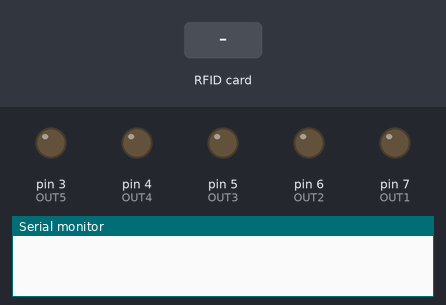
Recording of a sketch running on a simulated Arduino Uno, built with avr-gcc and run on an emulated ATmega328P. On the bench: output pins drawn as LEDs (lit = HIGH), the last lines printed to the serial monitor. Dashed ring = blinking. Inputs (shaded band) come from the test bench. Pins used as bus, display or sensor lines are not drawn.

Above: at 1.2 s.
1.3 s: RFID card 30 98 34 C9 held to the reader
At 3.2 s:
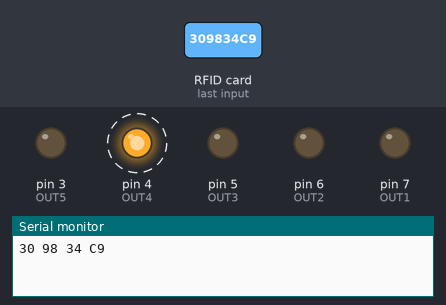
7.3 s: RFID card 30 BE 34 C9 held to the reader
At 8.7 s:
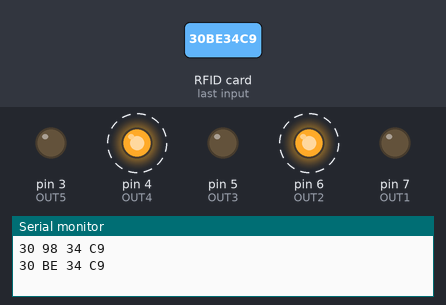
10.3 s: RFID card 04 BA C3 1A held to the reader
At 14.4 s:
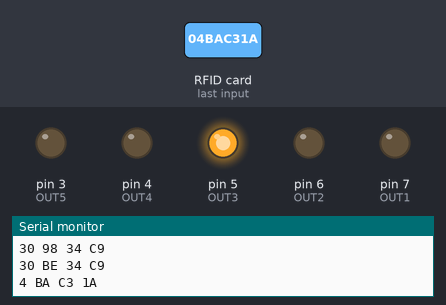
Timing chart, 0 to 19.3 s (numbered marks = the images above; inputs shaded):
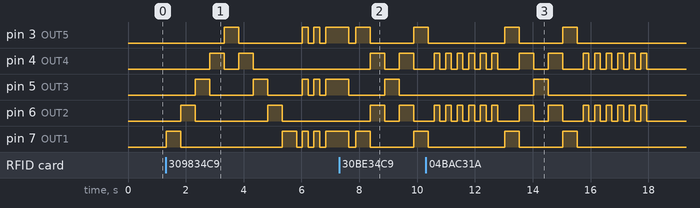

Measured:
- after the input at 1.3 s, pin 3 (OUT5): goes HIGH 0.50 s, LOW 2.2 s, HIGH 0.20 s, LOW 0.20 s, HIGH 0.20 s, LOW 0.20 s, then HIGH, starting after 2.0 s; pin 4 (OUT4): alternates HIGH for 0.50 s and LOW for 0.50 s, 4 changes in all, then stays LOW, starting after 1.5 s
- after the input at 7.3 s, pin 4 (OUT4), pin 6 (OUT2): alternates HIGH for 0.50 s and LOW for 0.50 s, starting after 1.1 s
- after the input at 10.3 s, pin 5 (OUT3): LOW → HIGH after 3.7 s, → LOW 0.50 s later

The sketch:

3x3x3_LED_CUBE.ino
```cpp
#include <SPI.h>
#include <MFRC522.h>
#define SS_PIN 10
#define RST_PIN 9
MFRC522 mfrc522(SS_PIN, RST_PIN);
MFRC522::MIFARE_Key key;
byte nuidPICC[4];
#define OUT1   7
#define OUT2   6
#define OUT3   5
#define OUT4   4
#define OUT5   3
long last;
byte RFID2[4]={0x30, 0x98, 0x34, 0xC9};
byte RFID3[4]={0x30, 0xBE, 0x34, 0xC9};
byte RFID4[4]={0x04, 0xBA, 0xC3, 0x1A};
byte RFID5[4]={0x04, 0xAA, 0xC3, 0x1A};
byte RFID6[4]={0x04, 0x35, 0xDC, 0x1A};
byte RFID7[4]={0x04, 0xB2, 0xC3, 0x1A};
void setup() {
  Serial.begin(9600);
  SPI.begin();
  mfrc522.PCD_Init();
  for (byte i = 0; i < 6; i++) {
    key.keyByte[i] = 0xFF;
  }
  pinMode(OUT1, OUTPUT);
  pinMode(OUT2, OUTPUT);
  pinMode(OUT3, OUTPUT);
  pinMode(OUT4, OUTPUT);
  pinMode(OUT5, OUTPUT);
  digitalWrite(OUT1, LOW);
  digitalWrite(OUT2, LOW);
  digitalWrite(OUT3, LOW);
  digitalWrite(OUT4, LOW);
  digitalWrite(OUT5, LOW);


}

void loop() {

    if ( ! mfrc522.PICC_IsNewCardPresent()
         || ! mfrc522.PICC_ReadCardSerial() ) {
        delay(50);
        if(millis()-last >200)
        {
            digitalWrite(OUT1, LOW);
            digitalWrite(OUT2, LOW);
            digitalWrite(OUT3, LOW);
            digitalWrite(OUT4, LOW);
            digitalWrite(OUT5, LOW);

        }
        return;
    }
    last=millis();

    for(int i=0;i<4;i++)
    {
        Serial.print(mfrc522.uid.uidByte[i],HEX);
        Serial.print(' ');
    }
    Serial.println();
  if (mfrc522.uid.uidByte[0] == RFID2[0] &&
    mfrc522.uid.uidByte[1] == RFID2[1] &&
    mfrc522.uid.uidByte[2] == RFID2[2] &&
    mfrc522.uid.uidByte[3] == RFID2[3]
    ) {
    digitalWrite(OUT1, HIGH);
    digitalWrite(OUT2, LOW);
    digitalWrite(OUT3, LOW);
    digitalWrite(OUT4, LOW);
    digitalWrite(OUT5, LOW);
    delay(500);
    digitalWrite(OUT1, LOW);
    digitalWrite(OUT2, HIGH);
    digitalWrite(OUT3, LOW);
    digitalWrite(OUT4, LOW);
    digitalWrite(OUT5, LOW);
    delay(500);
    digitalWrite(OUT1, LOW);
    digitalWrite(OUT2, LOW);
    digitalWrite(OUT3, HIGH);
    digitalWrite(OUT4, LOW);
    digitalWrite(OUT5, LOW);
    delay(500);
    digitalWrite(OUT1, LOW);
    digitalWrite(OUT2, LOW);
    digitalWrite(OUT3, LOW);
    digitalWrite(OUT4, HIGH);
    digitalWrite(OUT5, LOW);
    delay(500);
    digitalWrite(OUT1, LOW);
    digitalWrite(OUT2, LOW);
    digitalWrite(OUT3, LOW);
    digitalWrite(OUT4, LOW);
    digitalWrite(OUT5, HIGH);
    delay(500);
    digitalWrite(OUT1, LOW);
    digitalWrite(OUT2, LOW);
    digitalWrite(OUT3, LOW);
    digitalWrite(OUT4, HIGH);
    digitalWrite(OUT5, LOW);
    delay(500);
    digitalWrite(OUT1, LOW);
    digitalWrite(OUT2, LOW);
    digitalWrite(OUT3, HIGH);
    digitalWrite(OUT4, LOW);
    digitalWrite(OUT5, LOW);
    delay(500);
    digitalWrite(OUT1, LOW);
    digitalWrite(OUT2, HIGH);
    digitalWrite(OUT3, LOW);
    digitalWrite(OUT4, LOW);
    digitalWrite(OUT5, LOW);
    delay(500);
    digitalWrite(OUT1, HIGH);
    digitalWrite(OUT2, LOW);
    digitalWrite(OUT3, LOW);
    digitalWrite(OUT4, LOW);
    digitalWrite(OUT5, LOW);
    delay(500);
    digitalWrite(OUT1, LOW);
    digitalWrite(OUT2, LOW);
    digitalWrite(OUT3, LOW);
    digitalWrite(OUT4, LOW);
    digitalWrite(OUT5, LOW);
    delay(200);
    digitalWrite(OUT1, HIGH);
    digitalWrite(OUT2, LOW);
    digitalWrite(OUT3, HIGH);
    digitalWrite(OUT4, LOW);
    digitalWrite(OUT5, HIGH);
    delay(200);
    digitalWrite(OUT1, LOW);
    digitalWrite(OUT2, LOW);
    digitalWrite(OUT3, LOW);
    digitalWrite(OUT4, LOW);
    digitalWrite(OUT5, LOW);
    delay(200);
    digitalWrite(OUT1, HIGH);
    digitalWrite(OUT2, LOW);
    digitalWrite(OUT3, HIGH);
    digitalWrite(OUT4, LOW);
    digitalWrite(OUT5, HIGH);
    delay(200);
    digitalWrite(OUT1, LOW);
    digitalWrite(OUT2, LOW);
    digitalWrite(OUT3, LOW);
    digitalWrite(OUT4, LOW);
    digitalWrite(OUT5, LOW);
    delay(200);
    digitalWrite(OUT1, HIGH);
    digitalWrite(OUT2, LOW);
    digitalWrite(OUT3, HIGH);
    digitalWrite(OUT4, LOW);
    digitalWrite(OUT5, HIGH);
    delay(200);
    digitalWrite(OUT1, HIGH);
    digitalWrite(OUT2, LOW);
    digitalWrite(OUT3, HIGH);
    digitalWrite(OUT4, LOW);
    digitalWrite(OUT5, HIGH);
    delay(200);
    digitalWrite(OUT1, HIGH);
    digitalWrite(OUT2, LOW);
    digitalWrite(OUT3, HIGH);
    digitalWrite(OUT4, LOW);
    digitalWrite(OUT5, HIGH);
    delay(200);
    digitalWrite(OUT1, HIGH);
    digitalWrite(OUT2, LOW);
    digitalWrite(OUT3, HIGH);
    digitalWrite(OUT4, LOW);
    digitalWrite(OUT5, HIGH);
    delay(200);
    digitalWrite(OUT1, LOW);
    digitalWrite(OUT2, LOW);
    digitalWrite(OUT3, LOW);
    digitalWrite(OUT4, LOW);
    digitalWrite(OUT5, LOW);
    delay(200);
  }
 else if ((mfrc522.uid.uidByte[0] == RFID3[0] &&
   mfrc522.uid.uidByte[1] == RFID3[1] &&
    mfrc522.uid.uidByte[2] == RFID3[2] &&
    mfrc522.uid.uidByte[3] == RFID3[3])||
    (mfrc522.uid.uidByte[0] == RFID4[0] &&
   mfrc522.uid.uidByte[1] == RFID4[1] &&
    mfrc522.uid.uidByte[2] == RFID4[2] &&
    mfrc522.uid.uidByte[3] == RFID4[3])
    ) {
    digitalWrite(OUT1, HIGH);
    digitalWrite(OUT2, LOW);
    digitalWrite(OUT3, LOW);
    digitalWrite(OUT4, LOW);
    digitalWrite(OUT5, HIGH);
    delay(500);
    digitalWrite(OUT1, LOW);
    digitalWrite(OUT2, HIGH);
    digitalWrite(OUT3, LOW);
    digitalWrite(OUT4, HIGH);
    digitalWrite(OUT5, LOW);
    delay(500);
    digitalWrite(OUT1, LOW);
    digitalWrite(OUT2, LOW);
    digitalWrite(OUT3, HIGH);
    digitalWrite(OUT4, LOW);
    digitalWrite(OUT5, LOW);
    delay(500);
    digitalWrite(OUT1, LOW);
    digitalWrite(OUT2, HIGH);
    digitalWrite(OUT3, LOW);
    digitalWrite(OUT4, HIGH);
    digitalWrite(OUT5, LOW);
    delay(500);
    digitalWrite(OUT1, HIGH);
    digitalWrite(OUT2, LOW);
    digitalWrite(OUT3, LOW);
    digitalWrite(OUT4, LOW);
    digitalWrite(OUT5, HIGH);
    delay(500);
    digitalWrite(OUT1, LOW);
    digitalWrite(OUT2, LOW);
    digitalWrite(OUT3, LOW);
    digitalWrite(OUT4, LOW);
    digitalWrite(OUT5, LOW);
    delay(200);
    digitalWrite(OUT1, LOW);
    digitalWrite(OUT2, HIGH);
    digitalWrite(OUT3, LOW);
    digitalWrite(OUT4, HIGH);
    digitalWrite(OUT5, LOW);
    delay(200);
    digitalWrite(OUT1, LOW);
    digitalWrite(OUT2, LOW);
    digitalWrite(OUT3, LOW);
    digitalWrite(OUT4, LOW);
    digitalWrite(OUT5, LOW);
    delay(200);
    digitalWrite(OUT1, LOW);
    digitalWrite(OUT2, HIGH);
    digitalWrite(OUT3, LOW);
    digitalWrite(OUT4, HIGH);
    digitalWrite(OUT5, LOW);
    delay(200);
    digitalWrite(OUT1, LOW);
    digitalWrite(OUT2, LOW);
    digitalWrite(OUT3, LOW);
    digitalWrite(OUT4, LOW);
    digitalWrite(OUT5, LOW);
    delay(200);
    digitalWrite(OUT1, LOW);
    digitalWrite(OUT2, HIGH);
    digitalWrite(OUT3, LOW);
    digitalWrite(OUT4, HIGH);
    digitalWrite(OUT5, LOW);
    delay(200);
    digitalWrite(OUT1, LOW);
    digitalWrite(OUT2, LOW);
    digitalWrite(OUT3, LOW);
    digitalWrite(OUT4, LOW);
    digitalWrite(OUT5, LOW);
    delay(200);
    digitalWrite(OUT1, LOW);
    digitalWrite(OUT2, HIGH);
    digitalWrite(OUT3, LOW);
    digitalWrite(OUT4, HIGH);
    digitalWrite(OUT5, LOW);
    delay(200);
    digitalWrite(OUT1, LOW);
    digitalWrite(OUT2, LOW);
    digitalWrite(OUT3, LOW);
    digitalWrite(OUT4, LOW);
    digitalWrite(OUT5, LOW);
    delay(200);
    digitalWrite(OUT1, LOW);
    digitalWrite(OUT2, HIGH);
    digitalWrite(OUT3, LOW);
    digitalWrite(OUT4, HIGH);
    digitalWrite(OUT5, LOW);
    delay(200);
    digitalWrite(OUT1, LOW);
    digitalWrite(OUT2, LOW);
    digitalWrite(OUT3, LOW);
    digitalWrite(OUT4, LOW);
    digitalWrite(OUT5, LOW);
    delay(200);
    digitalWrite(OUT1, LOW);
    digitalWrite(OUT2, HIGH);
    digitalWrite(OUT3, LOW);
    digitalWrite(OUT4, HIGH);
    digitalWrite(OUT5, LOW);
    delay(200);
    digitalWrite(OUT1, LOW);
    digitalWrite(OUT2, LOW);
    digitalWrite(OUT3, LOW);
    digitalWrite(OUT4, LOW);
    digitalWrite(OUT5, LOW);
    delay(200);
    }
  else if(
    (mfrc522.uid.uidByte[0] == RFID5[0] &&
   mfrc522.uid.uidByte[1] == RFID5[1] &&
    mfrc522.uid.uidByte[2] == RFID5[2] &&
    mfrc522.uid.uidByte[3] == RFID5[3])||
    (mfrc522.uid.uidByte[0] == RFID6[0] &&
   mfrc522.uid.uidByte[1] == RFID6[1] &&
    mfrc522.uid.uidByte[2] == RFID6[2] &&
    mfrc522.uid.uidByte[3] == RFID6[3])||
    (mfrc522.uid.uidByte[0] == RFID7[0] &&
   mfrc522.uid.uidByte[1] == RFID7[1] &&
    mfrc522.uid.uidByte[2] == RFID7[2] &&
    mfrc522.uid.uidByte[3] == RFID7[3]))
    {
    digitalWrite(OUT1, HIGH);
    digitalWrite(OUT2, LOW);
    digitalWrite(OUT3, LOW);
    digitalWrite(OUT4, LOW);
    digitalWrite(OUT5, LOW);
    delay(500);
    digitalWrite(OUT1, HIGH);
    digitalWrite(OUT2, HIGH);
    digitalWrite(OUT3, LOW);
    digitalWrite(OUT4, LOW);
    digitalWrite(OUT5, LOW);
    delay(500);
    digitalWrite(OUT1, HIGH);
    digitalWrite(OUT2, HIGH);
    digitalWrite(OUT3, HIGH);
    digitalWrite(OUT4, LOW);
    digitalWrite(OUT5, LOW);
    delay(500);
    digitalWrite(OUT1, HIGH);
    digitalWrite(OUT2, HIGH);
    digitalWrite(OUT3, HIGH);
    digitalWrite(OUT4, HIGH);
    digitalWrite(OUT5, LOW);
    delay(500);
    digitalWrite(OUT1, HIGH);
    digitalWrite(OUT2, HIGH);
    digitalWrite(OUT3, HIGH);
    digitalWrite(OUT4, HIGH);
    digitalWrite(OUT5, HIGH);
    delay(500);
    digitalWrite(OUT1, LOW);
    digitalWrite(OUT2, HIGH);
    digitalWrite(OUT3, HIGH);
    digitalWrite(OUT4, HIGH);
    digitalWrite(OUT5, HIGH);
    delay(500);
    digitalWrite(OUT1, LOW);
    digitalWrite(OUT2, LOW);
    digitalWrite(OUT3, HIGH);
    digitalWrite(OUT4, HIGH);
    digitalWrite(OUT5, HIGH);
    delay(500);
    digitalWrite(OUT1, LOW);
    digitalWrite(OUT2, LOW);
    digitalWrite(OUT3, LOW);
    digitalWrite(OUT4, HIGH);
    digitalWrite(OUT5, HIGH);
    delay(500);
    digitalWrite(OUT1, LOW);
    digitalWrite(OUT2, LOW);
    digitalWrite(OUT3, LOW);
    digitalWrite(OUT4, LOW);
    digitalWrite(OUT5, HIGH);
    delay(500);
    digitalWrite(OUT1, LOW);
    digitalWrite(OUT2, LOW);
    digitalWrite(OUT3, LOW);
    digitalWrite(OUT4, LOW);
    digitalWrite(OUT5, LOW);
    delay(200);
    digitalWrite(OUT1, LOW);
    digitalWrite(OUT2, HIGH);
    digitalWrite(OUT3, LOW);
    digitalWrite(OUT4, HIGH);
    digitalWrite(OUT5, LOW);
    delay(200);
    digitalWrite(OUT1, LOW);
    digitalWrite(OUT2, LOW);
    digitalWrite(OUT3, LOW);
    digitalWrite(OUT4, LOW);
    digitalWrite(OUT5, LOW);
    delay(200);
    digitalWrite(OUT1, LOW);
    digitalWrite(OUT2, HIGH);
    digitalWrite(OUT3, LOW);
    digitalWrite(OUT4, HIGH);
    digitalWrite(OUT5, LOW);
    delay(200);
    digitalWrite(OUT1, LOW);
    digitalWrite(OUT2, LOW);
    digitalWrite(OUT3, LOW);
    digitalWrite(OUT4, LOW);
    digitalWrite(OUT5, LOW);
    delay(200);
    digitalWrite(OUT1, LOW);
    digitalWrite(OUT2, HIGH);
    digitalWrite(OUT3, LOW);
    digitalWrite(OUT4, HIGH);
    digitalWrite(OUT5, LOW);
    delay(200);
    digitalWrite(OUT1, LOW);
    digitalWrite(OUT2, LOW);
    digitalWrite(OUT3, LOW);
    digitalWrite(OUT4, LOW);
    digitalWrite(OUT5, LOW);
    delay(200);
    digitalWrite(OUT1, LOW);
    digitalWrite(OUT2, HIGH);
    digitalWrite(OUT3, LOW);
    digitalWrite(OUT4, HIGH);
    digitalWrite(OUT5, LOW);
    delay(200);
    digitalWrite(OUT1, LOW);
    digitalWrite(OUT2, LOW);
    digitalWrite(OUT3, LOW);
    digitalWrite(OUT4, LOW);
    digitalWrite(OUT5, LOW);
    delay(200);
    digitalWrite(OUT1, LOW);
    digitalWrite(OUT2, HIGH);
    digitalWrite(OUT3, LOW);
    digitalWrite(OUT4, HIGH);
    digitalWrite(OUT5, LOW);
    delay(200);
    digitalWrite(OUT1, LOW);
    digitalWrite(OUT2, LOW);
    digitalWrite(OUT3, LOW);
    digitalWrite(OUT4, LOW);
    digitalWrite(OUT5, LOW);
    delay(200);
    digitalWrite(OUT1, LOW);
    digitalWrite(OUT2, HIGH);
    digitalWrite(OUT3, LOW);
    digitalWrite(OUT4, HIGH);
    digitalWrite(OUT5, LOW);
    delay(200);
    digitalWrite(OUT1, LOW);
    digitalWrite(OUT2, LOW);
    digitalWrite(OUT3, LOW);
    digitalWrite(OUT4, LOW);
    digitalWrite(OUT5, LOW);
    delay(200);

    }
  else
  {
    digitalWrite(OUT1, LOW);
    digitalWrite(OUT2, LOW);
    digitalWrite(OUT3, LOW);
    digitalWrite(OUT4, LOW);
    digitalWrite(OUT5, LOW);
  }
    delay(50);
}
```
